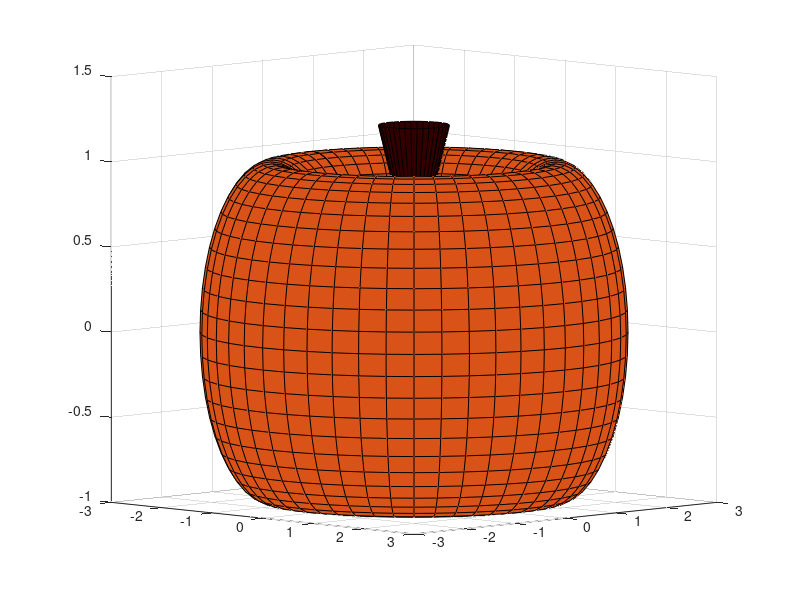

This figure's MATLAB source:
function pumpkinPlot()
%HALLOWEENGRAPH makes a halloween graph
%   no output
%   input: days array the day of Halloween month
%          shape 1 = ghost, 2 = bat, 3 = pumpkin

r = pi*(-24:1:24)/24; 
s = pi*(-24:1:24)/24; 
[theta phi] = meshgrid(r,s); 
f = '(2 + cos(phi))*cos(theta)'; 
g = '(2 + cos(phi))*sin(theta)'; 
h = 'sin(phi)'; 
F = vectorize(f); 
G = vectorize(g); 
H = vectorize(h); 
x = eval(F); 
y = eval(G); 
z = eval(H); 
hSurface = surf(x,y,z);
set(hSurface,'FaceColor',[0.8500 0.3250 0.0980])
hold on
theta2 = (0:1:36)*pi/18;
rho2 = [0 1]';
x2 = rho2*cos(theta2)*sin(pi/6);
y2 = rho2*sin(theta2)*sin(pi/6);
z2 = rho2*ones(size(theta2))*cos(pi/6) + 0.35;
cone = surf(x2,y2,z2);
axis square
c1 = [1 1]'*cos(theta2);
set(cone,'CData',c1, 'FaceColor', [0.2 0 0])
view(45,6)
hold off

end
